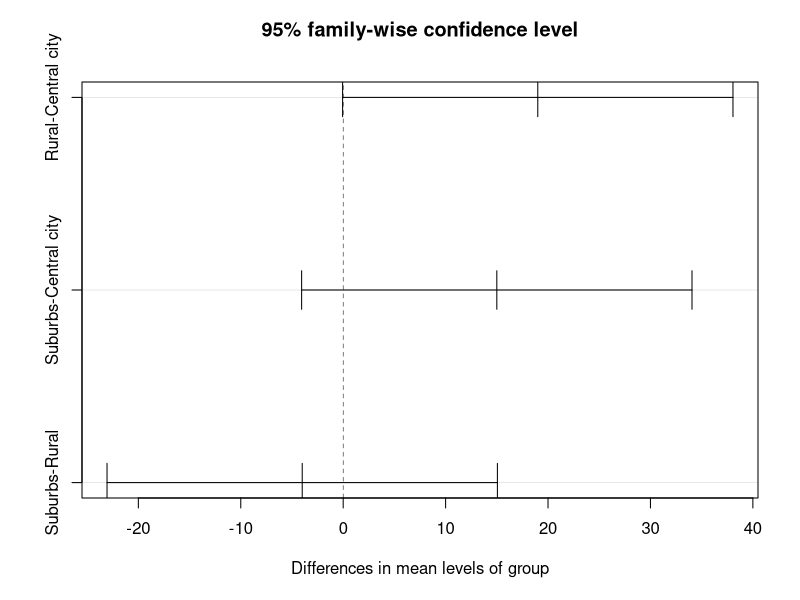

Generate this figure with R:
A <- c(38,42,50,57,80,70,32,20)
B <- c(58,66,80,62,73,39,73,58)
C <- c(80,70,60,55,72,73,81,50)

swimming <- c(A,B,C)
group <- c(rep("Central city",8),rep("Suburbs",8),rep("Rural",8))

df <- data.frame(swimming,group)

m <- aov(swimming~group,data = df)
m
summary(m)

TukeyHSD(m)
plot(TukeyHSD(m))

qf(0.95,df1 = 2,df2 = 21)
pf(3.51,df1=2,df2=21,lower.tail = FALSE)

s <- oneway.test(swimming~group,data = df,var.equal = TRUE)
s
summary(s)
str(s)
